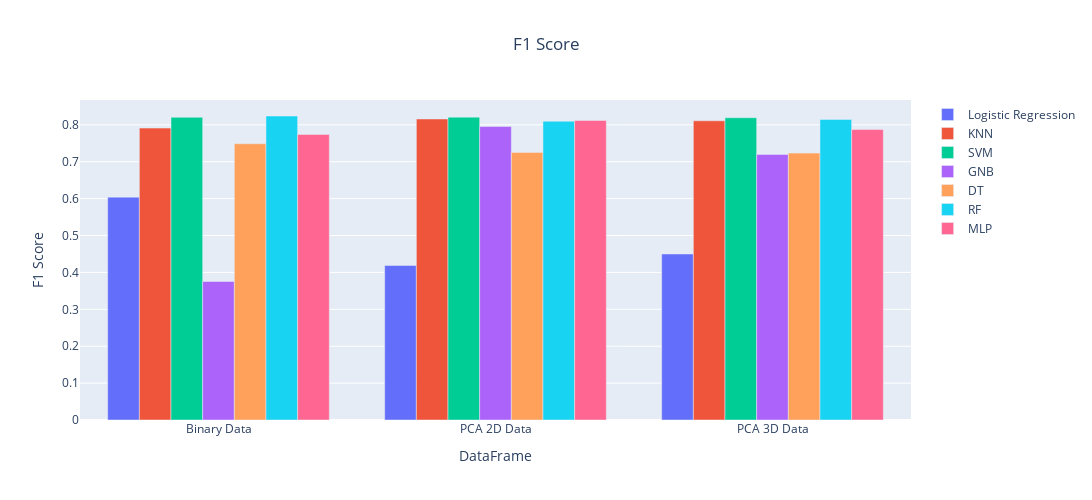
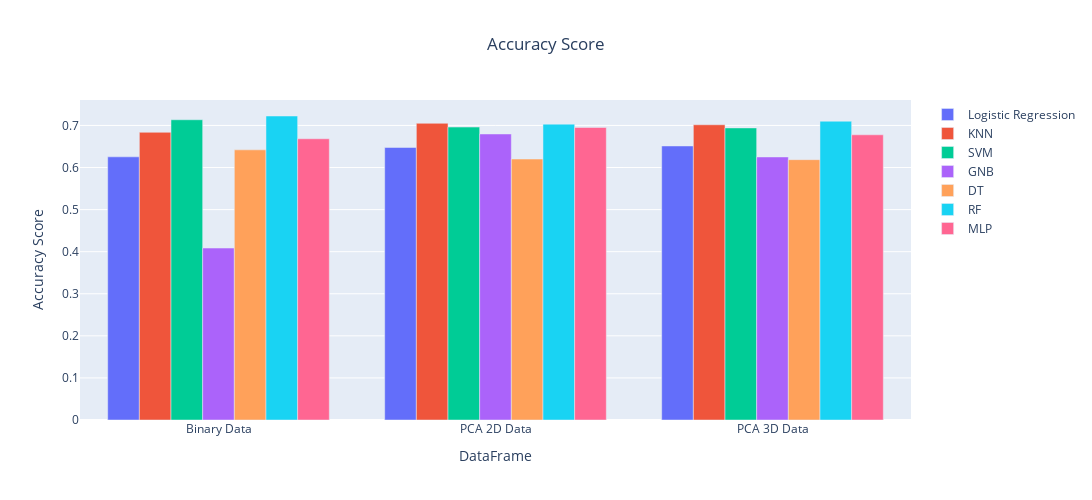

The notebook cell saved with these charts, in order:
### Markdown cell above
We will plot the data in 2 ways:
- For each scoring function, we will plot the algorithms's scores in a bar chart.
- For each Algorithm, we will plot the scores in a bar chart.

### Code cell
import plotly.graph_objects as go
x = ['Binary Data', 'PCA 2D Data', 'PCA 3D Data']
titles = ['F1 Score', 'Accuracy Score', 'Precision Score', 'Recall Score']
for i,score in enumerate([f1_values,accuracy_values]):
    fig = go.Figure(data=[
    go.Bar(name='Logistic Regression', x=x, y=list(score.values())[0]),
    go.Bar(name='KNN', x=x, y=list(score.values())[1]),
    go.Bar(name='SVM', x=x, y=list(score.values())[2]),
    go.Bar(name='GNB', x=x, y=list(score.values())[3]),
    go.Bar(name='DT', x=x, y=list(score.values())[4]),
    go.Bar(name='RF', x=x, y=list(score.values())[5]),
    go.Bar(name='MLP', x=x, y=list(score.values())[6])
    ], layout=go.Layout(title=titles[i],title_x = 0.5,  barmode='group', xaxis=dict(title='DataFrame'), yaxis=dict(title=titles[i]), width=1200, height=500))
    fig.show()

### Figure 1 — Plotly figure (JSON) as saved in the notebook; plotly's stock layout.template omitted (floating-point values rounded to 4 significant figures)
{"data": [{"name": "Logistic Regression", "type": "bar", "x": ["Binary Data", "PCA 2D Data", "PCA 3D Data"], "y": [0.604, 0.4189, 0.45]}, {"name": "KNN", "type": "bar", "x": ["Binary Data", "PCA 2D Data", "PCA 3D Data"], "y": [0.7912, 0.8159, 0.8109]}, {"name": "SVM", "type": "bar", "x": ["Binary Data", "PCA 2D Data", "PCA 3D Data"], "y": [0.8204, 0.8208, 0.8192]}, {"name": "GNB", "type": "bar", "x": ["Binary Data", "PCA 2D Data", "PCA 3D Data"], "y": [0.3755, 0.7953, 0.7199]}, {"name": "DT", "type": "bar", "x": ["Binary Data", "PCA 2D Data", "PCA 3D Data"], "y": [0.7487, 0.7253, 0.7233]}, {"name": "RF", "type": "bar", "x": ["Binary Data", "PCA 2D Data", "PCA 3D Data"], "y": [0.8239, 0.8097, 0.8146]}, {"name": "MLP", "type": "bar", "x": ["Binary Data", "PCA 2D Data", "PCA 3D Data"], "y": [0.7739, 0.8118, 0.7871]}], "layout": {"barmode": "group", "height": 500, "title": {"text": "F1 Score", "x": 0.5}, "width": 1200, "xaxis": {"title": {"text": "DataFrame"}}, "yaxis": {"title": {"text": "F1 Score"}}}}

### Figure 2 — Plotly figure (JSON) as saved in the notebook; plotly's stock layout.template omitted (floating-point values rounded to 4 significant figures)
{"data": [{"name": "Logistic Regression", "type": "bar", "x": ["Binary Data", "PCA 2D Data", "PCA 3D Data"], "y": [0.6254, 0.6477, 0.6512]}, {"name": "KNN", "type": "bar", "x": ["Binary Data", "PCA 2D Data", "PCA 3D Data"], "y": [0.6837, 0.7051, 0.7016]}, {"name": "SVM", "type": "bar", "x": ["Binary Data", "PCA 2D Data", "PCA 3D Data"], "y": [0.7135, 0.6961, 0.6941]}, {"name": "GNB", "type": "bar", "x": ["Binary Data", "PCA 2D Data", "PCA 3D Data"], "y": [0.4086, 0.6797, 0.6251]}, {"name": "DT", "type": "bar", "x": ["Binary Data", "PCA 2D Data", "PCA 3D Data"], "y": [0.642, 0.6202, 0.6187]}, {"name": "RF", "type": "bar", "x": ["Binary Data", "PCA 2D Data", "PCA 3D Data"], "y": [0.7224, 0.7031, 0.71]}, {"name": "MLP", "type": "bar", "x": ["Binary Data", "PCA 2D Data", "PCA 3D Data"], "y": [0.6683, 0.6951, 0.6778]}], "layout": {"barmode": "group", "height": 500, "title": {"text": "Accuracy Score", "x": 0.5}, "width": 1200, "xaxis": {"title": {"text": "DataFrame"}}, "yaxis": {"title": {"text": "Accuracy Score"}}}}
